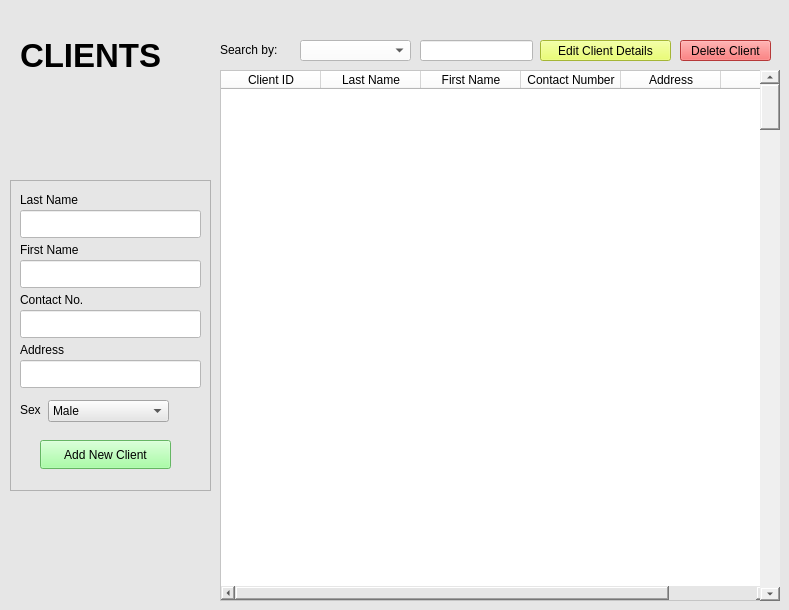
     <widget class="QWidget" name="page2Client">
      <property name="styleSheet">
       <string notr="true">background-color: rgb(230, 230, 230);</string>
      </property>
      <widget class="QLabel" name="label1_3">
       <property name="geometry">
        <rect>
         <x>20</x>
         <y>30</y>
         <width>371</width>
         <height>51</height>
        </rect>
       </property>
       <property name="font">
        <font>
         <family>Arial</family>
         <pointsize>25</pointsize>
         <weight>75</weight>
         <bold>true</bold>
        </font>
       </property>
       <property name="styleSheet">
        <string notr="true">color: rgb(0, 0, 0);</string>
       </property>
       <property name="text">
        <string>CLIENTS</string>
       </property>
      </widget>
      <widget class="QTableWidget" name="clientTable">
       <property name="geometry">
        <rect>
         <x>220</x>
         <y>70</y>
         <width>551</width>
         <height>531</height>
        </rect>
       </property>
       <property name="styleSheet">
        <string notr="true">background-color: rgb(255, 255, 255);</string>
       </property>
       <column>
        <property name="text">
         <string>Client ID</string>
        </property>
       </column>
       <column>
        <property name="text">
         <string>Last Name</string>
        </property>
       </column>
       <column>
        <property name="text">
         <string>First Name</string>
        </property>
       </column>
       <column>
        <property name="text">
         <string>Contact Number</string>
        </property>
       </column>
       <column>
        <property name="text">
         <string>Address</string>
        </property>
       </column>
       <column>
        <property name="text">
         <string>Sex</string>
        </property>
       </column>
      </widget>
      <widget class="QFrame" name="newClientDetailsFrame">
       <property name="geometry">
        <rect>
         <x>10</x>
         <y>180</y>
         <width>201</width>
         <height>311</height>
        </rect>
       </property>
       <property name="frameShape">
        <enum>QFrame::StyledPanel</enum>
       </property>
       <property name="frameShadow">
        <enum>QFrame::Raised</enum>
       </property>
       <widget class="QLabel" name="label_8">
        <property name="geometry">
         <rect>
          <x>10</x>
          <y>10</y>
          <width>91</width>
          <height>20</height>
         </rect>
        </property>
        <property name="font">
         <font>
          <family>Arial</family>
         </font>
        </property>
        <property name="styleSheet">
         <string notr="true">color: rgb(0, 0, 0);</string>
        </property>
        <property name="text">
         <string>Last Name</string>
        </property>
       </widget>
       <widget class="QLineEdit" name="clientLastName">
        <property name="geometry">
         <rect>
          <x>10</x>
          <y>30</y>
          <width>181</width>
          <height>28</height>
         </rect>
        </property>
        <property name="styleSheet">
         <string notr="true">background-color: rgb(255, 255, 255);</string>
        </property>
       </widget>
       <widget class="QLabel" name="label_9">
        <property name="geometry">
         <rect>
          <x>10</x>
          <y>60</y>
          <width>91</width>
          <height>20</height>
         </rect>
        </property>
        <property name="font">
         <font>
          <family>Arial</family>
         </font>
        </property>
        <property name="styleSheet">
         <string notr="true">color: rgb(0, 0, 0);</string>
        </property>
        <property name="text">
         <string>First Name</string>
        </property>
       </widget>
       <widget class="QLineEdit" name="clientFirstName">
        <property name="geometry">
         <rect>
          <x>10</x>
          <y>80</y>
          <width>181</width>
          <height>28</height>
         </rect>
        </property>
        <property name="styleSheet">
         <string notr="true">background-color: rgb(255, 255, 255);</string>
        </property>
       </widget>
       <widget class="QLabel" name="label_10">
        <property name="geometry">
         <rect>
          <x>10</x>
          <y>110</y>
          <width>91</width>
          <height>20</height>
         </rect>
        </property>
        <property name="font">
         <font>
          <family>Arial</family>
         </font>
        </property>
        <property name="styleSheet">
         <string notr="true">color: rgb(0, 0, 0);</string>
        </property>
        <property name="text">
         <string>Contact No.</string>
        </property>
       </widget>
       <widget class="QLineEdit" name="clientContactNo">
        <property name="geometry">
         <rect>
          <x>10</x>
          <y>130</y>
          <width>181</width>
          <height>28</height>
         </rect>
        </property>
        <property name="styleSheet">
         <string notr="true">background-color: rgb(255, 255, 255);</string>
        </property>
       </widget>
       <widget class="QLabel" name="label_11">
        <property name="geometry">
         <rect>
          <x>10</x>
          <y>160</y>
          <width>91</width>
          <height>20</height>
         </rect>
        </property>
        <property name="font">
         <font>
          <family>Arial</family>
         </font>
        </property>
        <property name="styleSheet">
         <string notr="true">color: rgb(0, 0, 0);</string>
        </property>
        <property name="text">
         <string>Address</string>
        </property>
       </widget>
       <widget class="QLineEdit" name="clientAddress">
        <property name="geometry">
         <rect>
          <x>10</x>
          <y>180</y>
          <width>181</width>
          <height>28</height>
         </rect>
        </property>
        <property name="styleSheet">
         <string notr="true">background-color: rgb(255, 255, 255);</string>
        </property>
       </widget>
       <widget class="QLabel" name="label_12">
        <property name="geometry">
         <rect>
          <x>10</x>
          <y>220</y>
          <width>91</width>
          <height>20</height>
         </rect>
        </property>
        <property name="font">
         <font>
          <family>Arial</family>
         </font>
        </property>
        <property name="styleSheet">
         <string notr="true">color: rgb(0, 0, 0);</string>
        </property>
        <property name="text">
         <string>Sex</string>
        </property>
       </widget>
       <widget class="QPushButton" name="addClientButton">
        <property name="geometry">
         <rect>
          <x>30</x>
          <y>260</y>
          <width>131</width>
          <height>29</height>
         </rect>
        </property>
        <property name="styleSheet">
         <string notr="true">color: rgb(0, 0, 0);
background-color: rgb(141, 255, 139);</string>
        </property>
        <property name="text">
         <string>Add New Client</string>
        </property>
       </widget>
       <widget class="QComboBox" name="clientSex">
        <property name="geometry">
         <rect>
          <x>38</x>
          <y>220</y>
          <width>121</width>
          <height>22</height>
         </rect>
        </property>
        <item>
         <property name="text">
          <string>Male</string>
         </property>
        </item>
        <item>
         <property name="text">
          <string>Female</string>
         </property>
        </item>
       </widget>
      </widget>
      <widget class="QLabel" name="label_13">
       <property name="geometry">
        <rect>
         <x>220</x>
         <y>40</y>
         <width>81</width>
         <height>20</height>
        </rect>
       </property>
       <property name="styleSheet">
        <string notr="true">color: rgb(0, 0, 0);</string>
       </property>
       <property name="text">
        <string>Search by:</string>
       </property>
      </widget>
      <widget class="QLineEdit" name="lineEdit_6">
       <property name="geometry">
        <rect>
         <x>420</x>
         <y>40</y>
         <width>113</width>
         <height>21</height>
        </rect>
       </property>
       <property name="styleSheet">
        <string notr="true">background-color: rgb(255, 255, 255);</string>
       </property>
      </widget>
      <widget class="QComboBox" name="comboBox_3">
       <property name="geometry">
        <rect>
         <x>300</x>
         <y>40</y>
         <width>111</width>
         <height>21</height>
        </rect>
       </property>
       <property name="styleSheet">
        <string notr="true">color: rgb(0, 0, 0);
background-color: rgb(255, 255, 255);</string>
       </property>
      </widget>
      <widget class="QScrollBar" name="verticalScrollBar_3">
       <property name="geometry">
        <rect>
         <x>760</x>
         <y>70</y>
         <width>20</width>
         <height>531</height>
        </rect>
       </property>
       <property name="styleSheet">
        <string notr="true">color: rgb(0, 0, 0);
background-color: rgb(239, 239, 239);</string>
       </property>
       <property name="orientation">
        <enum>Qt::Vertical</enum>
       </property>
      </widget>
      <widget class="QPushButton" name="editClientButton">
       <property name="geometry">
        <rect>
         <x>540</x>
         <y>40</y>
         <width>131</width>
         <height>21</height>
        </rect>
       </property>
       <property name="styleSheet">
        <string notr="true">color: rgb(0, 0, 0);
background-color: rgb(231, 255, 75);</string>
       </property>
       <property name="text">
        <string>Edit Client Details</string>
       </property>
      </widget>
      <widget class="QPushButton" name="deleteClientButton">
       <property name="geometry">
        <rect>
         <x>680</x>
         <y>40</y>
         <width>91</width>
         <height>21</height>
        </rect>
       </property>
       <property name="styleSheet">
        <string notr="true">color: rgb(0, 0, 0);
background-color: rgb(255, 79, 79);</string>
       </property>
       <property name="text">
        <string>Delete Client</string>
       </property>
      </widget>
     </widget>
